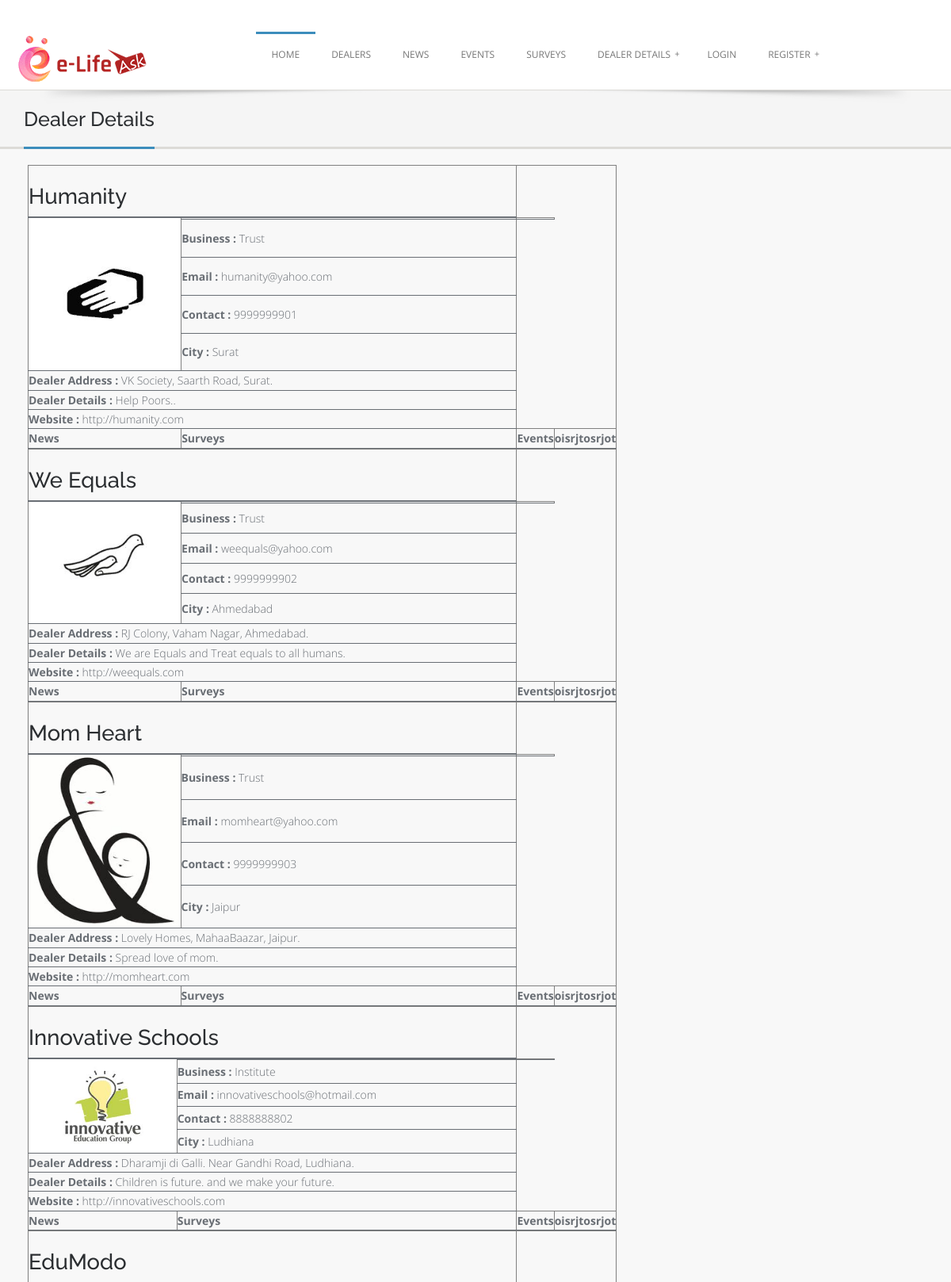
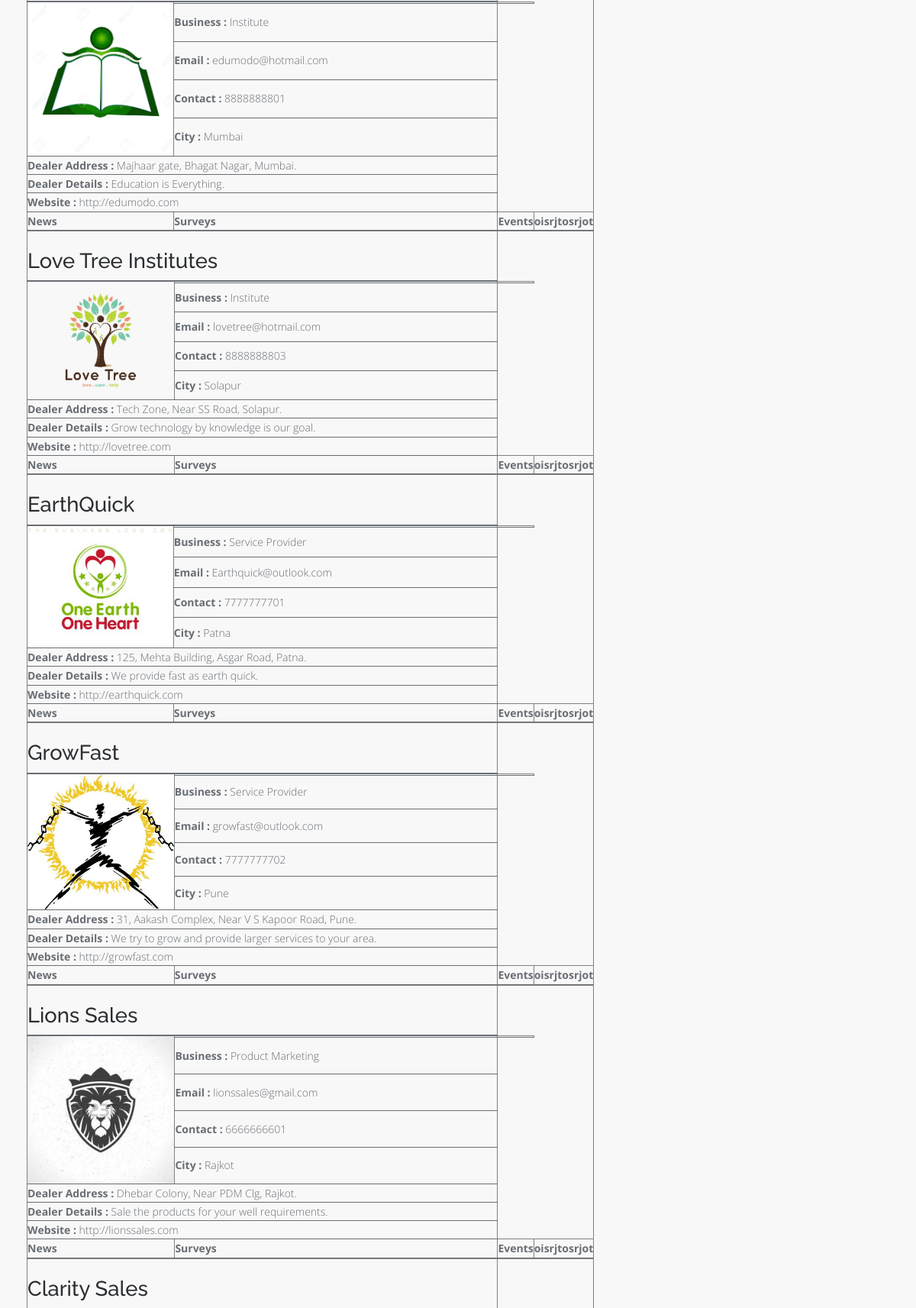
Page /Visitor/visitor_dealer_profile.php (upper part) on the committed database (2 pictures, top to bottom).
### tables this page shows
CREATE TABLE `tbl_dealer` (
  `dealer_id` int(11) NOT NULL,
  `dealer_first_name` varchar(25) NOT NULL,
  `dealer_last_name` varchar(25) NOT NULL,
  `company_name` varchar(200) NOT NULL,
  `dealer_email` varchar(30) NOT NULL,
  `dealer_password` varchar(15) NOT NULL,
  `dealer_mobile_no` varchar(13) NOT NULL,
  `designation` varchar(30) NOT NULL,
  `city_id` int(11) DEFAULT NULL,
  `pin_code` varchar(10) NOT NULL,
  `dealer_address` varchar(200) NOT NULL,
  `dealer_details` varchar(5000) NOT NULL,
  `dealer_photo` varchar(500) NOT NULL,
  `web_url` varchar(200) DEFAULT NULL,
  `JOD` date NOT NULL,
  `business_type` varchar(20) NOT NULL,
  `dealer_proof_1` varchar(500) NOT NULL,
  `dealer_proof_2` varchar(500) NOT NULL,
  `dealer_status` int(11) NOT NULL,
  `dealer_trial_plan_status` int(11) NOT NULL
);

CREATE TABLE `tbl_city` (
  `city_id` int(11) NOT NULL,
  `city_name` varchar(30) NOT NULL,
  `state_id` int(11) DEFAULT NULL,
  `city_status` int(11) NOT NULL
);

### Visitor/visitor_dealer_profile.php (the view, shortened to what this page needs)
<!doctype html>
<html class="no-js" lang="en">
	<head>
	<link rel="stylesheet" href="css/font-awesome.css">
	<link href="assets/css/bootstrap.css" rel="stylesheet">
	<link rel="stylesheet" href="style.css">
	<link rel="stylesheet" href="css/colors.css">
	<link rel="stylesheet" href="layerslider/css/layerslider.css" type="text/css">
  </head>
<body>
<?php
	include "header.php";
?>
	<section class="post-wrapper-top">
    	<div class="container">
            <div class="post-wrapper-top-shadow">
                <span class="s1"></span>
            </div>
            <div class="col-lg-6 col-md-6 col-sm-6 col-xs-12">
                <h2>Dealer Details</h2>
            </div>
        </div>
	</section>
        	<div class="content clearfix">
            	<div class="col-lg-8 col-md-8 col-sm-8 col-xs-12" style="widtd:100%;overflow:auto">
				<?php
					$select = "select * from Tbl_dealer where dealer_status = 1";
					$query = mysql_query($select);
					while($row=mysql_fetch_array($query))
					{
				?>
<table width="100%" border="1">
  <tr>
    <td colspan="2"><h3><?php echo $row['company_name']; ?></h3></td>
  </tr>
  <tr>
    <td width="32%"> </td>
    <td width="68%"> </td>
  </tr>
  <tr>
    <td rowspan="5" valign="top"><img src="<?php echo $row['dealer_photo'];?>" width="100%" height="100%" /></td>
    <td> </td>
    <td> </td>
  </tr>
  <tr>
    <td><strong>Business : </strong> <?php echo $row['business_type'];?></td>
  </tr>
  <tr>
    <td><strong>Email : </strong> <?php echo $row['dealer_email'];?></td>
  </tr>
  <tr>
    <td><strong>Contact : </strong> <?php echo $row['dealer_mobile_no'];?></td>
  </tr>
  <tr>
    <td><strong>City : </strong>
				<?php
					$select1 = "select * from Tbl_city where city_id = '$row[city_id]'";
					 $query1 = mysql_query($select1);
					$rowcity = mysql_fetch_array($query1);
					echo $rowcity['city_name'];
				  ?>
	</td>
  </tr>
  <tr>
    <td colspan="2"><strong>Dealer Address :</strong> <?php echo $row['dealer_address'];?></td>
  </tr>
  <tr>
    <td colspan="2"><strong>Dealer Details :</strong> <?php echo $row['dealer_details'];?></td>
  </tr>
  <tr>
    <td colspan="2"><strong>Website :</strong> <?php echo $row['web_url'];?></td>
  </tr>
  <tr  width="100%">
    <td width="20%"> <strong>News</strong> </td>
    <td width="20%"> <strong>Surveys</strong> </td>
    <td width="20%"> <strong>Events</strong> </td>
    <td width="20%"> <strong>oisrjtosrjot</strong></td>
  </tr>
</table>
<?php   }  ?>
</body>
</html>
	</body>
</html>

### Visitor/style.css (style rules this page uses)
* { margin: 0; padding: 0px; font-family: "Open Sans"; }
body { background: #f8f8f8; margin: 0; height: 100%; z-index: 1000; color: #696E74; }
html { overflow-x: hidden; overflow-y: auto; }
html, body { height: 100%; }
img { height: auto; max-width: 100%; }
*, *:after, *:before { -webkit-box-sizing: border-box; -moz-box-sizing: border-box; box-sizing: border-box; padding: 0; margin: 0; }
p, pre, ul, ol, dl, dd, blockquote, address, fieldset, form, { margin-bottom: 20px; }
section::before, section::after { position: absolute; content: ''; pointer-post-wraps: none; }
.marketplace-top-shadow, .post-wrapper-top-shadow { width:100%; position:relative; z-index:1000; }
.marketplace-top-shadow .s1, .post-wrapper-top-shadow .s1 { background:url(images/shadow.png) center no-repeat; height:31px; margin:0 auto; bottom:-18px; width:100%; position:absolute; left:0; }
.post-wrapper-top { background-color: #F5F5F5; bottom: 0; left: 0; right: 0; top: 0; z-index: 0; border-bottom: 3px solid #DCDBD7; margin-bottom: 0; padding:0; position: relative; text-align: left; }
.post-wrapper-top h2 { border-bottom: 3px solid #fff; display: inline-block; font-weight:500; font-size:1.8em; padding: 0 0 20px; color:#2B2E31; position: relative; margin-bottom:-3px; }
.content { padding:20px 20px 60px 20px; }

### Visitor/css/colors.css (style rules this page uses)
.pagination > li > a:hover, .pagination > li > span:hover, .pagination > li > a:focus, .pagination > li > span:focus, .list-group-item.active, .list-group-item.active:hover, .list-group-item.active:focus, .panel-primary > .panel-heading, .breadcrumb, blockquote, blockquote.pull-right, .nav .open > a, .nav .open > a:hover, .nav .open > a:focus, .form-control:focus, .nav .open > a, .nav .open > a:hover, a.thumbnail:hover, .nav-tabs.nav-stacked > li > a, .owl-carousel .item a div span, a.thumbnail:focus, .post-wrapper-top h2, .nav .open > a:focus, #volume, .title:before, .post-meta a:hover, .title:after { border-color:#3C8DBC }

### Visitor/visitor_dealer_profile.php (style rules this page uses)
td { border-bottom:solid 1px; }

### rows in the picture
tbl_dealer: company_name "Humanity", dealer_photo (picture), business_type "Trust", dealer_email "humanity@yahoo.com", dealer_mobile_no "9999999901", city.city_name "Surat", dealer_address "VK Society, Saarth Road, Surat.", dealer_details "Help Poors..", web_url "http://humanity.com"
tbl_dealer: company_name "We Equals", dealer_photo (picture), business_type "Trust", dealer_email "weequals@yahoo.com", dealer_mobile_no "9999999902", city.city_name "Ahmedabad", dealer_address "RJ Colony, Vaham Nagar, Ahmedabad.", dealer_details "We are Equals and Treat equals to all humans.", web_url "http://weequals.com"
tbl_dealer: company_name "Mom Heart", dealer_photo (picture), business_type "Trust", dealer_email "momheart@yahoo.com", dealer_mobile_no "9999999903", city.city_name "Jaipur", dealer_address "Lovely Homes, MahaaBaazar, Jaipur.", dealer_details "Spread love of mom.", web_url "http://momheart.com"
tbl_dealer: company_name "Innovative Schools", dealer_photo (picture), business_type "Institute", dealer_email "innovativeschools@hotmail.com", dealer_mobile_no "8888888802", city.city_name "Ludhiana", dealer_address "Dharamji di Galli. Near Gandhi Road, Ludhiana.", dealer_details "Children is future. and we make your future.", web_url "http://innovativeschools.com"
tbl_dealer: company_name "EduModo", dealer_photo (picture), business_type "Institute", dealer_email "edumodo@hotmail.com", dealer_mobile_no "8888888801", city.city_name "Mumbai", dealer_address "Majhaar gate, Bhagat Nagar, Mumbai.", dealer_details "Education is Everything.", web_url "http://edumodo.com"
tbl_dealer: company_name "Love Tree Institutes", dealer_photo (picture), business_type "Institute", dealer_email "lovetree@hotmail.com", dealer_mobile_no "8888888803", city.city_name "Solapur", dealer_address "Tech Zone, Near SS Road, Solapur.", dealer_details "Grow technology by knowledge is our goal.", web_url "http://lovetree.com"
tbl_dealer: company_name "EarthQuick", dealer_photo (picture), business_type "Service Provider", dealer_email "Earthquick@outlook.com", dealer_mobile_no "7777777701", city.city_name "Patna", dealer_address "125, Mehta Building, Asgar Road, Patna.", dealer_details "We provide fast as earth quick.", web_url "http://earthquick.com"
tbl_dealer: company_name "GrowFast", dealer_photo (picture), business_type "Service Provider", dealer_email "growfast@outlook.com", dealer_mobile_no "7777777702", city.city_name "Pune", dealer_address "31, Aakash Complex, Near V S Kapoor Road, Pune.", dealer_details "We try to grow and provide larger services to your area.", web_url "http://growfast.com"
tbl_dealer: company_name "Lions Sales", dealer_photo (picture), business_type "Product Marketing", dealer_email "lionssales@gmail.com", dealer_mobile_no "6666666601", city.city_name "Rajkot", dealer_address "Dhebar Colony, Near PDM Clg, Rajkot.", dealer_details "Sale the products for your well requirements.", web_url "http://lionssales.com"
tbl_dealer: company_name "Clarity Sales"
